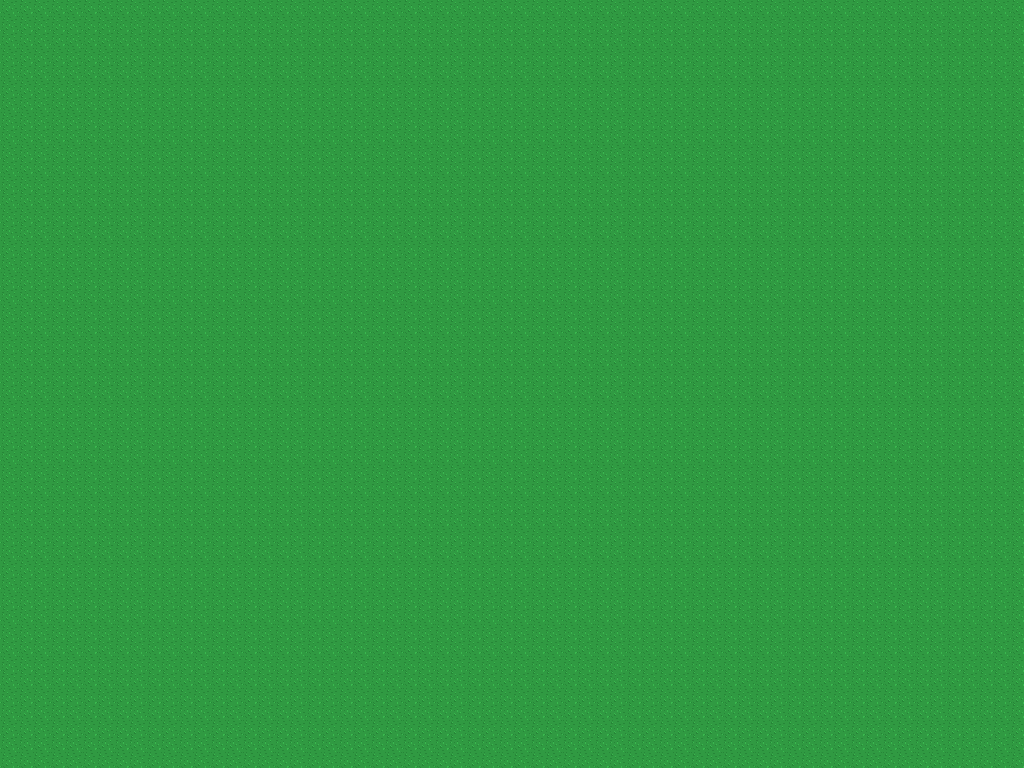

This is a level from a 2D game, rendered from its Tiled map with the project's own tilesets. A one-line summary and the map file follow, with tile-layer data summarised:
An orthogonal 32x24 tile map with 32x32 px tiles, 1 tile layer (Tile Layer 1).

<map version="1.0" orientation="orthogonal" renderorder="right-down" width="32" height="24" tilewidth="32" tileheight="32">
 <tileset firstgid="1" name="grass" tilewidth="32" tileheight="32">
  <image source="grass4.png" width="32" height="32" />
 </tileset>
 <layer name="Tile Layer 1" width="32" height="24">
  <data>[768 cells, 768 non-empty, 1 distinct tile ids]</data>
 </layer>
</map>
